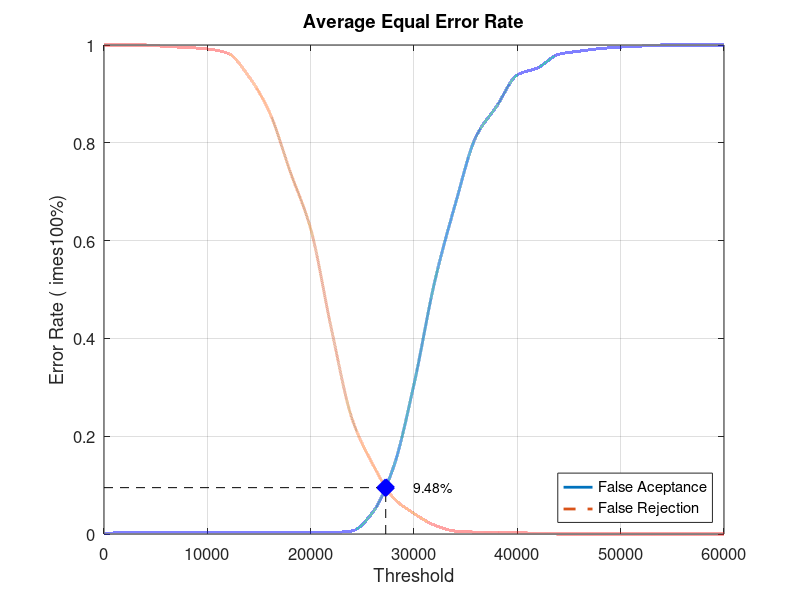
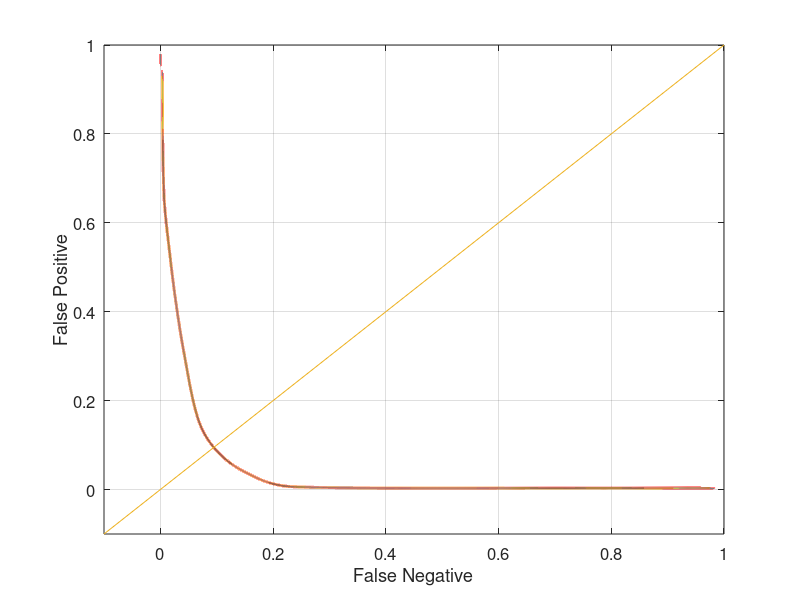

Recreate these plots in MATLAB, in order.
close all;
clear;
clc;
x = 0:2000:60000;
xq = 0:0.5:60000;

y0 = [0 0.0031579 0.0031579 0.0031579 0.0031579 0.0031579 0.0031579 0.0031579 0.0031579 0.0031579 0.0031579 0.0031579 0.00631579 0.0442105 0.135789 0.306316 0.51579 0.674737 0.812632 0.874737 0.938947 0.953684 0.981053 0.987368 0.992632 0.99579 0.997895 1 1 1 1]
yy0 = interp1(x, y0, xq, 'pchip');
y1 = [1 1 1 0.997 0.995 0.992 0.983 0.936 0.863 0.742 0.624 0.42 0.236 0.143 0.074 0.042 0.018 0.006 0.004 0.004 0.003 0.001 0 0 0 0 0 0 0 0 0]
yy1 = interp1(x, y1, xq, 'pchip');

% Calculating EER: 
y2 = abs(y0 - y1);
find(y2 == min(y2))
yy2 = abs(yy0 - yy1);
xEER = find(yy2 == min(yy2));
xEERIndex = xq(xEER) % X-axis EER
yEER = yy0(xEER) % Y-axis EER

main = figure
plot(xq, yy0,'-','LineWidth', 2);	hold on
plot(xq, yy1,'--','LineWidth', 2);	hold on
plot([xEERIndex xEERIndex], [0 yEER], 'k--');	hold on
plot([0 xEERIndex], [yEER yEER], 'k--');	hold on
plot(xEERIndex, yEER, 'bx', 'LineWidth', 10);	hold on
text(xEERIndex + 10 * xEERIndex / 100, yEER, [num2str(round((10000 * yEER)) / 100) '%'])
legend('False Aceptance', 'False Rejection', 'Location', 'SouthEast')
xlabel('Threshold')
ylabel('Error Rate (	imes100%)')
title('Average Equal Error Rate')
set(gca, 'FontSize', 12)
axis([0 60000 0 1])
grid on

print(main, 'Database3AverageMain', '-dpng');
FNRxFPR = figure('Color', [1 1 1]);
plot(yy1, yy0, '-', yy1, yy0, 'LineWidth', 2);
hold on
y = -0.1:0.1:1
plot(y, y); 
set(gca, 'FontSize', 12)
xlabel('False Negative')
ylabel('False Positive')
axis([-0.1 1 -0.1 1])
set(gca, 'FontSize', 12)
grid on

print(FNRxFPR, 'Database3AverageFNRxFPR','-dpng');
